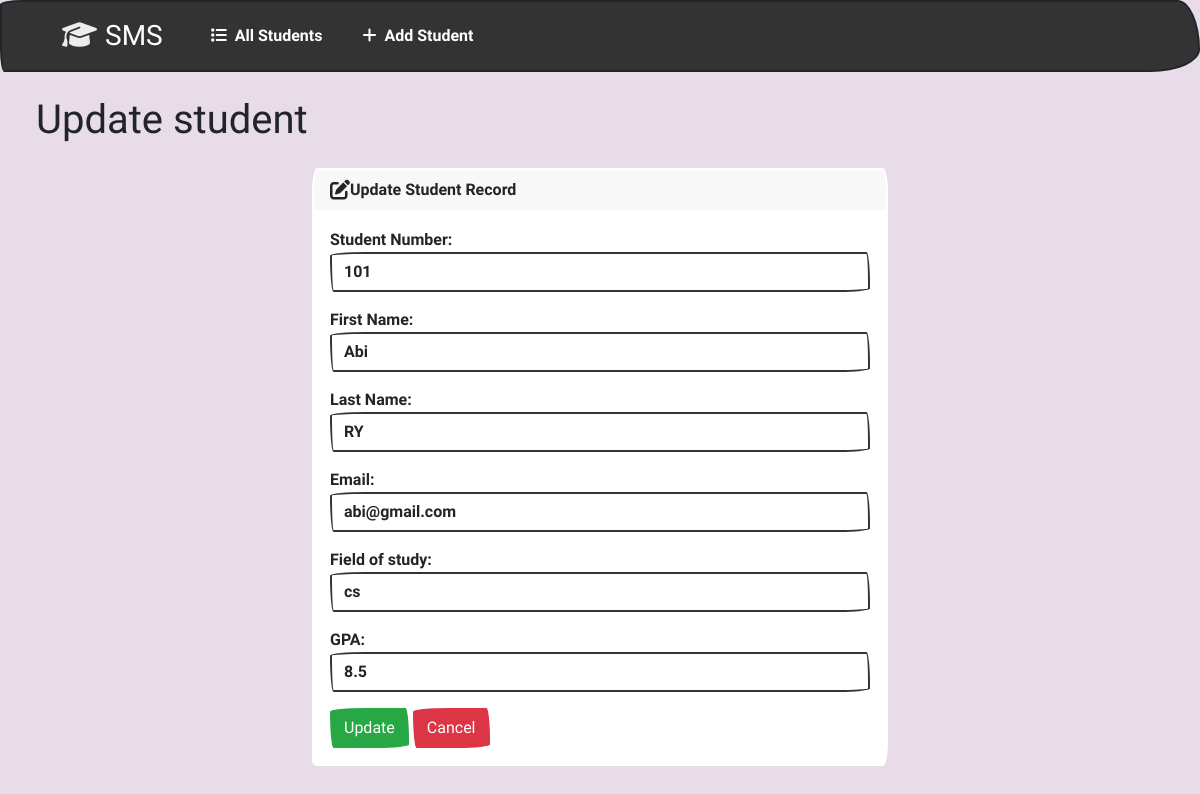
/edit/8/, run on the app's committed database.
### students/models.py (models this page shows, shortened)
class Student(models.Model):
    stu_num = models.PositiveIntegerField()
    first_name = models.CharField(max_length=50)
    last_name = models.CharField(max_length=50)
    email = models.EmailField(max_length=100)
    field_of_study = models.CharField(max_length=50)
    gpa = models.FloatField()

### students/views.py (the view)
# urls.py: path('edit/<int:id>/', views.edit, name='edit'),
def edit(request, id):
    if request.method == 'POST':
        student = Student.objects.get(pk=id)
        form = StudentForm(request.POST, instance=student)
        if form.is_valid():
            form.save()
            return render(request, 'edit.html', {
                'form': form,
                'success' : True
            })
    else:
        student = Student.objects.get(pk=id)
        form = StudentForm(instance=student)
    return render(request, 'edit.html', {
                'form': form,
            })

### students/forms.py
class StudentForm(forms.ModelForm):
    class Meta:
        model = Student
        fields = ['stu_num', 'first_name' , 'last_name', 'email','field_of_study', 'gpa']
        labels = {
            'stu_num': 'Student Number',
            'first_name' : 'First Name',
            'last_name': 'Last Name',
            'email': 'Email',
            'field_of_study': 'Field of study',
            'gpa': 'GPA'
        }
        widgets = {
            'stu_num': forms.NumberInput(attrs={'class': 'form-control'}) ,
            'first_name' :forms.TextInput(attrs={'class': 'form-control'}),
            'last_name':forms.TextInput(attrs={'class': 'form-control'}) ,
            'email': forms.EmailInput(attrs={'class': 'form-control'}),
            'field_of_study': forms.TextInput(attrs={'class': 'form-control'}),
            'gpa': forms.NumberInput(attrs={'class': 'form-control'})
        }

### students/templates/edit.html (shortened to what this page needs)
{% extends "base.html" %}
{% block body %}
    <h1 class="m-4">Update student</h1>
    {% if success %}
        <div class="alert alert-success" role="alert">
            The student record updated successfully
            <a href="{% url "indexx:index" %}" class="alert-link">Go to Home Page</a>
        </div>
    {% else %}
        <div class="row justify-content-center">
            <div class="col-6">
                <div class="card border-light mb-3" >
                    <div class="card-header"><i class="fa-solid fa-pen-to-square fa-lg"></i>Update Student Record</div>
                    <div class="card-body">
                        <form action="" method="POST">
                            {{ form.as_p}}
                            <button type="submit" class="btn btn-success" fdprocessedid="1uu3m6">Update</button>
                            <a href="{% url "indexx:index" %}" class="btn btn-danger">Cancel</a>
                        </form>
                    </div>
                  </div>
            </div>
        </div>
    {% endif %}
{% endblock  %}

### data on the page
Student: stu_num "101", first_name "Abi", last_name "RY", email "abi@gmail.com", field_of_study "cs", gpa "8.5"
